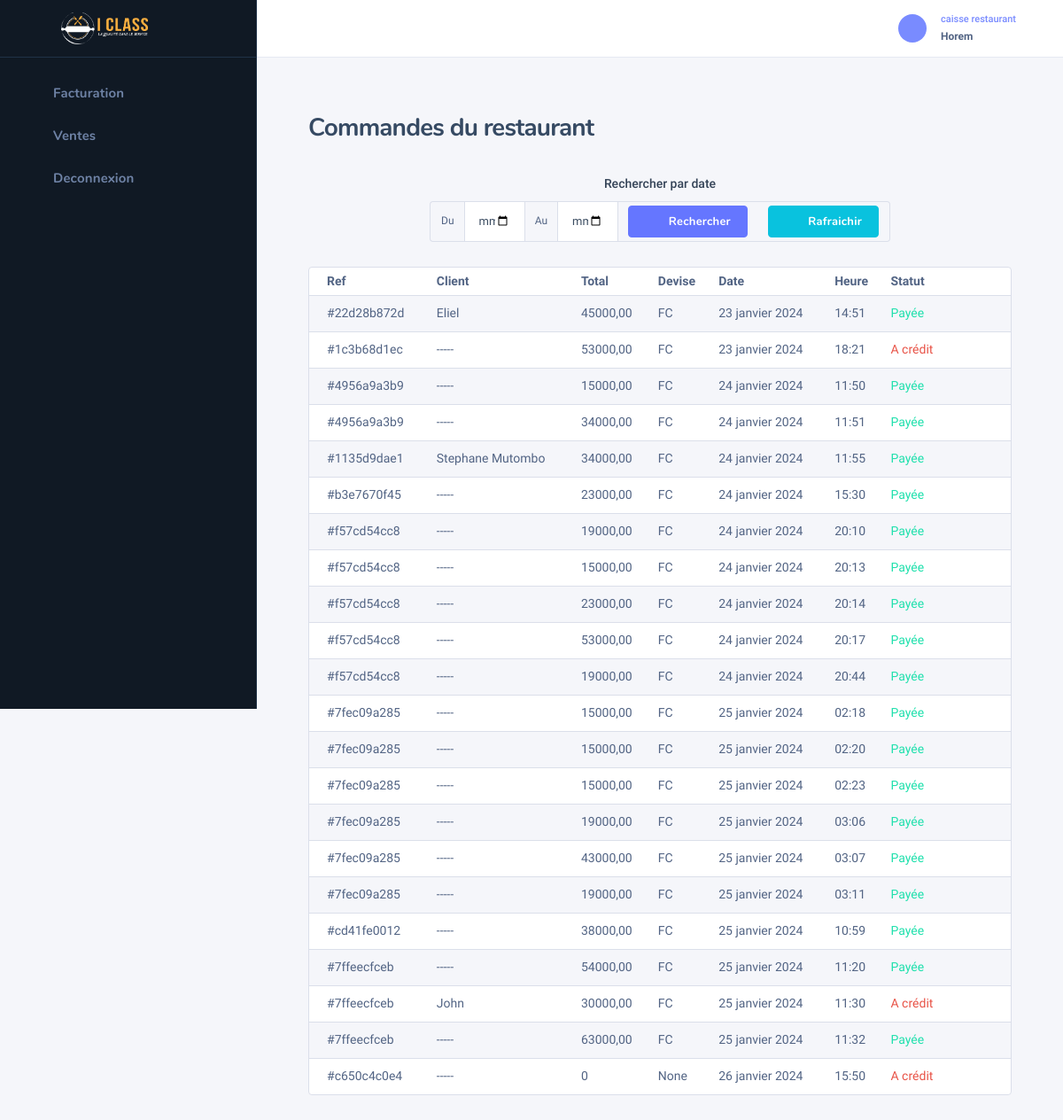
/resto/ventes-fact/ (signed in), run on an earlier commit of the app's database.
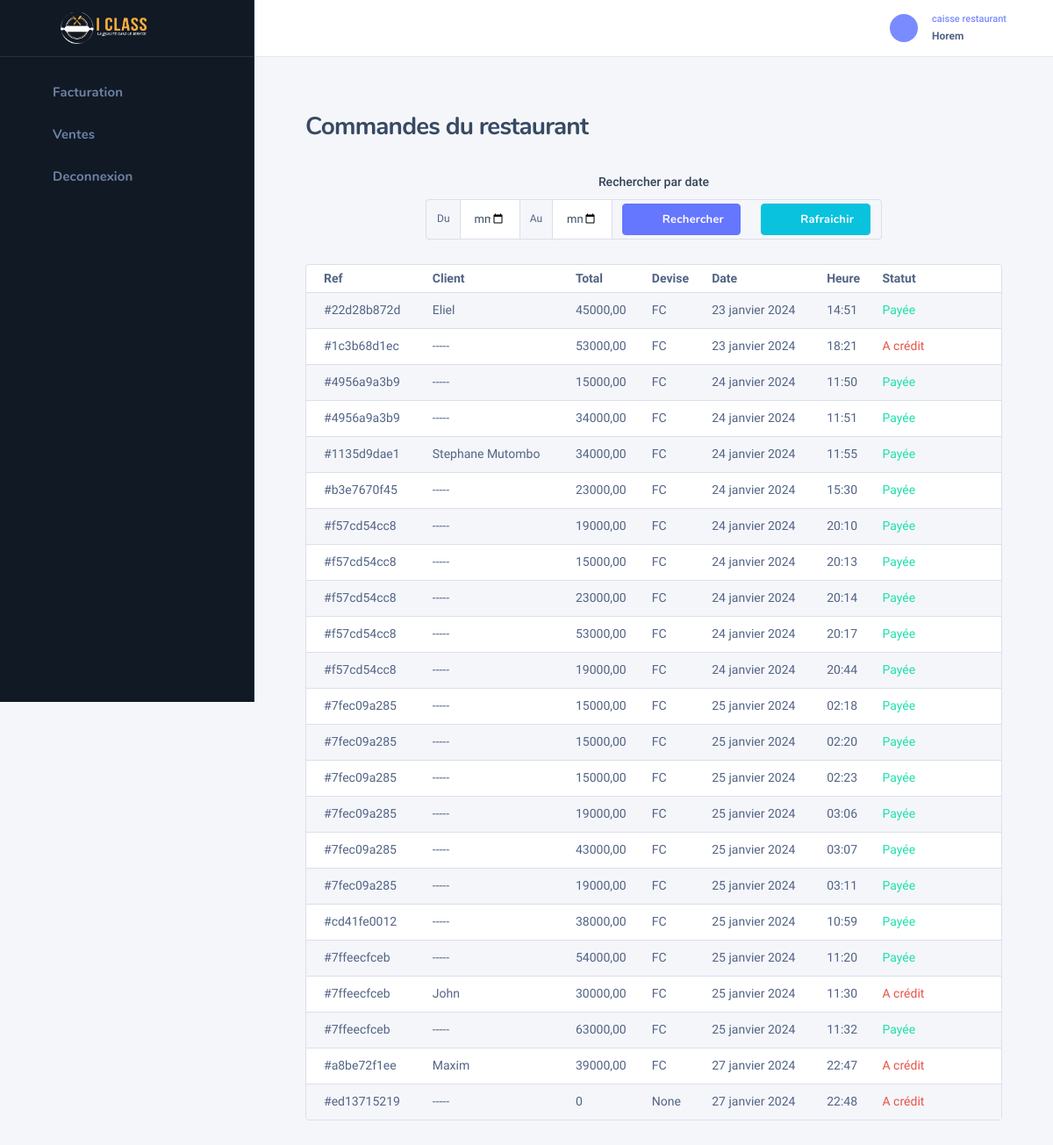
And on a later commit of the database.
### bakery/models.py (models this page shows, shortened)
class CommandePf(models.Model):
    class Meta:
        ordering = ["date"]
        verbose_name = "Ventes de produit finis"
    ref = models.CharField(max_length=10, default=generate_unique_uid(), verbose_name="réference")
    date = models.DateField(auto_now_add=True, null=True, verbose_name="date de commande")
    heure = models.TimeField(auto_now_add=True, null=True)
    etat = models.BooleanField(default=False)
    paid = models.BooleanField(default=False)
    devise = models.CharField(max_length=25, null=True, blank=True)
    client = models.CharField(max_length=255, null=True, blank=True)
    @property
    def get_total(self):
        lines = LigneCommandePf.objects.filter(commande=self)
        total = 0
        for line in lines:
            total += line.get_total
        return total

class LigneCommandePf(models.Model):
    commande = models.ForeignKey(CommandePf, on_delete=models.CASCADE, null=True)
    produit_fini = models.ForeignKey(ProduitFini, on_delete=models.CASCADE)
    qts = models.IntegerField(default=0)
    price = models.DecimalField(max_digits=10, decimal_places=2, null=True, blank=True, default=0)
    devise = models.CharField(max_length=25, choices=devises, default=devises[1][0])
    taux = models.DecimalField(max_digits=10, decimal_places=2, null=True, blank=True, default=0)
    @property
    def get_total(self):
        return self.qts * self.price

### auth_user/decorators.py (the view)
        def wrapper_func(request, *args, **kwargs):
            if request.user.userhasrole.role.name in allowed_roles:
                return view_func(request, *args, **kwargs)
            elif request.user.userhasrole.role.name not in allowed_roles:
                return HttpResponse("Permission non accordée !")
            return wrapper_func(request, *args, **kwargs)

### bakery/models.py (called while the page is built)
def generate_unique_uid():
    return uuid.uuid4().hex[:10]

### resto/views.py (called while the page is built, shortened)
@login_required(login_url='login')
@allowed_users(allowed_roles=['caisse restaurant'])
def cmd_pf_facturation(request):
    orders = CommandePf.objects.all().order_by('date')
    ref = generate_unique_uid()
    date1 = None
    date2 = None
    return render(request, 'resto/ventes_facturation.html',
                  context={'orders': orders, 'ref': ref, 'date1': date1, 'date2': date2})

### templates/resto/ventes_facturation.html (shortened to what the changed rows need)
{% extends 'resto/base_resto.html' %}
{% block content %}
    <div class="nk-wrap">
        <div class="nk-content">
            <div class="nk-content ">
                <div class="container-fluid">
                    <div class="nk-content-inner">
                        <div class="nk-content-body">
                            <div class="nk-block">
                                <div class="card card-bordered">
                                    <div class="card-inner-group">
                                        <div class="card-inner p-0">
                                            <table class="datatable-init-export nowrap table table-striped"
                                                   data-export-title="Export">
                                                <thead>
                                                <tr>
                                                    <th>Ref</th>
                                                    <th>Client</th>
                                                    <th>Total</th>
                                                    <th>Devise</th>
                                                    <th>Date</th>
                                                    <th>Heure</th>
                                                    <th>Statut</th>
                                                    <th></th>
                                                </tr>
                                                </thead>
                                                <tbody>
                                                {% for order in orders %}
                                                    <tr>
                                                        <td>#{{ order.ref }}</td>
                                                        <td>{% if order.client %}{{ order.client }}{% else %}
                                                            -----{% endif %}</td>
                                                        <td>{{ order.get_total }}</td>
                                                        <td>{{ order.devise }}</td>
                                                        <td>{{ order.date }}</td>
                                                        <td>{{ order.heure }}</td>
                                                        <td>
                                                            {% if order.paid == True %}
                                                                <span class="tb-status text-success">Payée</span>
                                                            {% else %}
                                                                <span class="tb-status text-danger">A crédit</span>
                                                            {% endif %}
                                                        </td>
                                                        <td class="center">
                                                            <ul class="nk-tb-actions gx-1 my-n1">
                                                                <li class="me-n1">
                                                                    <div class="dropdown">
                                                                        <a href="#"
                                                                           class="dropdown-toggle btn btn-icon btn-trigger"
                                                                           data-bs-toggle="dropdown"><em
                                                                                class="icon ni ni-more-h"></em></a>
                                                                    </div>
                                                                </li>
                                                            </ul>
                                                        </td>
                                                    </tr>
                                                {% endfor %}
                                                </tbody>
                                            </table>
                                        </div>
                                    </div>
                                </div>
                            </div>
                        </div>
                    </div>
                </div>
            </div>
        </div>
    </div>
{% endblock %}

What changed in the data, as far as the page shows it:
removed CommandePf: ref "c650c4c0e4", get_total "0", devise "None", date "26 janvier 2024", heure "15:50", paid "A crédit"
added CommandePf: ref "a8be72f1ee", client "Maxim", get_total "39000,00", devise "FC", date "27 janvier 2024", heure "22:47", paid "A crédit"
added CommandePf: ref "ed13715219", get_total "0", devise "None", date "27 janvier 2024", heure "22:48", paid "A crédit"
